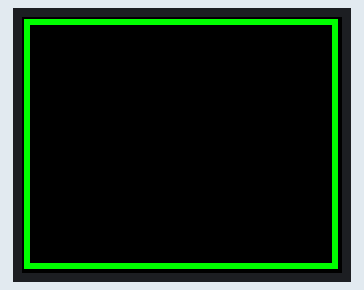
A sketch run on a simulated Arduino Uno, built with avr-gcc and run on an emulated ATmega328P. On the bench: 160×128 colour display.

Above: at 0.1 s.

The sketch:

test_tft_lib.ino
```cpp
#include <TFT.h> // Hardware-specific library
#include <SPI.h>


#define CS    10
#define DC     9
#define RESET  8
#define SCLK  13
#define MOSI  11

TFT tftDisplay = TFT(CS, DC, RESET);

int x = 0;
int y = 0;
int xp = 0;
int yp = 0;

void setup() {
  general_setup();
  draw_screen();
}

void general_setup() {
  tftDisplay.begin();
  tftDisplay.background(0, 0, 0);
  initPointHistory();
}

void draw_screen() {
  tftDisplay.stroke(0, 255, 0);
  for (int i = 1; i < 4; i++) {
    int padding = i;
    tftDisplay.rect(padding, padding, tftDisplay.width() - 1 - 2 * padding, tftDisplay.height() - 1 - 2 * padding);
  }

}

void initPointHistory(){
  x = 0;
  y = 0;
  xp = 0;
  yp = 0;
}


void drawGraphPoint(TFT d, int xi, int yi){
  x = xi;
  y = yi;
  d.line(xp, yp, x, y);
  xp = xi;
  yp = yi;
}

void loop() {
  y = (tftDisplay.height() / 2) + int((tftDisplay.height() / 2) * sin(9.0 * float(x) / float(tftDisplay.width())));
  drawGraphPoint(tftDisplay, x, y);
  x ++;
  if (x == tftDisplay.width()){
    initPointHistory();
  }
  delay(100);

}
```
